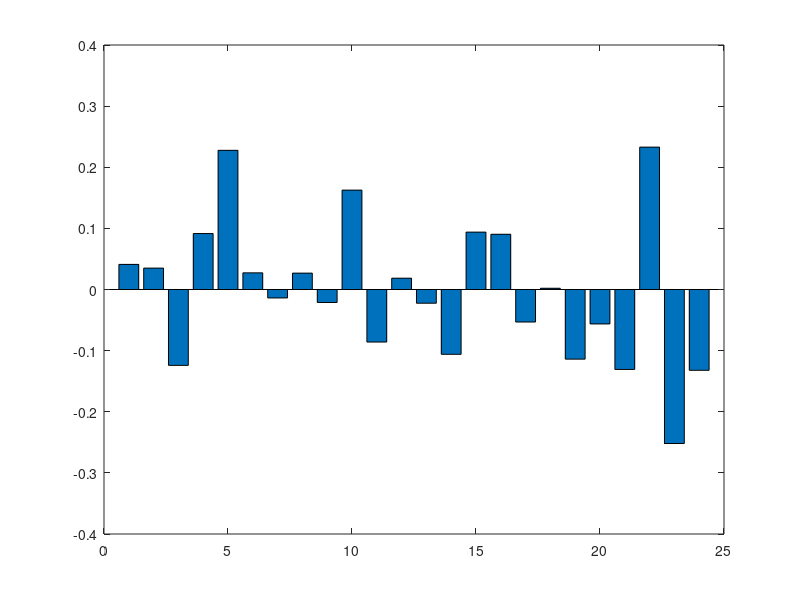

This figure's MATLAB source: (Note: this script raises an error after producing the figure.)
close all;
clear;
rat = 'L5L';
comp = 'norm';
%comp = 'jsig';
windowLen =2000;
chPairArray = [1 2;1 3;1 4;2 3;2 4;3 4];

modeCell = {'cueAlign', 'ActPress'};
dirCell = {'L', 'R'};
%load([rat '-dateW.mat']);
dateW = {
%         '06-22-10'	0.12195122	0.064516129	0.727272727 0           0.058823529	0.071428571	0           0;              % 06-22, 2          1
%m1
'06-23-10'	0.1875      0.025       0.214285714 0.423076923	0           0.047619048	0.454545455	0.4;            % 06-23, 4          2
        '06-24-10'	0.228571429	0.113207547	0.588235294 0.228571429	0.153846154	0.074074074	0.086956522	0.5;            % 06-24, 5          3
%m3
'06-25-10'	0.310077519	0.293103448	0.1         0.487804878	0.266666667	0.321428571	0.421052632	0.545454545;	% 06-25, 6          4
        '06-28-10'	0.345070423	0.254237288	0.5         0.358490566	0.233333333	0.275862069	0.36        0.357142857;	% 06-28, 7          5
        '06-29-10'	0.220930233	0.094594595	0.514285714	0.206349206	0.085714286	0.102564103	0.266666667	0.151515152;	% 06-29, 8          6
        '06-30-10'	0.3125      0.121495327	0.657894737	0.389473684	0.090909091	0.153846154	0.4375      0.340425532;    % 06-30, 9          7
        '07-01-10'	0.540178571	0.674418605	0.475       0.448979592	0.710526316	0.645833333	0.604651163	0.327272727;	% 07-01, 10         8
        '07-02-10'	0.567460317	0.898734177	0.609756098	0.356060606	0.888888889	0.906976744	0.464285714	0.276315789;	% 07-02, 11         9
        '07-06-10'	0.553633218	0.752688172	0.901960784	0.303448276	0.666666667	0.857142857	0.329113924	0.272727273;	% 07-06, 12         10
        '07-07-10'	0.58041958	0.8         0.916666667	0.337837838	0.863636364	0.739130435	0.260869565	0.405063291;	% 07-07, 13         11
        '07-08-10'	0.559183673	0.568421053	0.808510638	0.436893204	0.509433962	0.642857143	0.375       0.510638298;	% 07-08, 14         12
        '07-09-10'	0.721774194	0.862745098	0.765957447	0.555555556	0.882352941	0.843137255	0.470588235	0.645833333;	% 07-09, 15         13
        %10
        '07-12-10'	0.635820896	0.752136752	0.738461538	0.503267974	0.769230769	0.738461538	0.540540541	0.46835443;     % 07-12, 16         14
 %       '07-13-10'	0.783673469	0.847826087	0.857142857	0.692307692	0.869565217	0.826086957	0.642857143	0.75;           % 07-13, 17         15
%m14
'07-14-10'	0.744       0.769230769	0.911111111	0.643564356	0.711864407	0.844444444	0.625       0.666666667;	% 07-14, 18         16
        '07-15-10'	0.7625      0.833333333	0.895833333	0.625       0.9         0.760869565	0.66        0.586956522;	% 07-15, 19         17
%m16
'07-16-10'	0.764227642	0.976470588	0.974358974	0.549180328	0.977272727	0.975609756	0.5         0.6;            % 07-16, 21         18
         '07-19-10'	0.741758242	0.861538462	0.944444444	0.555555556	0.925925926	0.815789474	0.43902439	0.675;          % 07-19, 21         18
        '07-20-10'	0.635714286	0.535714286	0.92        0.610169492	0.666666667	0.4375      0.558823529	0.68;           % 07-20, 21         18
        '07-21-10'	0.729591837	0.916666667	0.837209302	0.50617284	0.942857143	0.891891892	0.431818182	0.594594595;	% 07-21, 21         18
%        '07-22-10'	0.794979079	0.888888889	0.952380952	0.654205607	0.931818182	0.847826087	0.589285714	0.725490196;	% 07-22, 21         18
%cb trialno is 73 in ch7, but 74 in ch13        '07-23-10'	0.800904977	0.902439024	0.906976744	0.666666667	0.974358974	0.837209302	0.66        0.673913043;	% 07-23, 21         18
%m20
'07-26-10'  0.764705882	0.794871795	1           0.670103093	0.833333333	0.75        0.66        0.680851064;
        '07-27-10'  0.855072464	0.86746988	0.970588235	0.8         0.906976744	0.825       0.711111111	0.888888889;
        '07-28-10'  0.801886792	0.759036145	0.860465116	0.813953488	0.760869565	0.756756757	0.818181818	0.80952381;
        '07-29-10'  0.803921569	0.844155844	0.844444444	0.743902439	0.894736842	0.794871795	0.658536585	0.829268293;
%         '07-30-10'  0.87        0.888888889	0.947368421	0.814814815	0.875       0.902439024	0.804878049	0.825;
%         '08-02-10'  0.764367816	0.791666667	0.818181818	0.710144928	0.8         0.783783784	0.710526316	0.709677419;
%m24
'08-03-10'  0.833333333	0.935064935	0.947368421	0.696629213	0.904761905	0.971428571	0.652173913	0.744186047;
        '08-04-10'  0.719387755	0.826666667	0.962962963	0.563829787	0.833333333	0.818181818	0.586956522	0.541666667;
        '08-05-10'  0.663043478	0.726027397	0.882352941	0.506493506	0.794117647	0.666666667	0.529411765	0.488372093;
        %20
        '08-06-10'  0.532258065	0.787878788	0.961538462	0.234042553	0.852941176	0.71875     0.348837209 0.137254902;
        '08-09-10'  0.765182186	0.924731183	0.972972973	0.572649573	0.977777778	0.875       0.636363636	0.516129032;
        '08-10-10'  0.513227513	0.6         0.740740741	0.353658537	0.558139535	0.648648649	0.4         0.30952381;
%m30  
'08-11-10'  0.843478261	0.904761905	1           0.740740741	0.891304348	0.921052632	0.705882353	0.771929825;
        '08-12-10'  0.711267606	0.785714286	0.782608696	0.619047619	0.806451613	0.76        0.678571429	0.571428571;
%        '08-13-10'  0.62962963	0.779661017	0.838709677	0.416666667	0.892857143	0.677419355	0.551724138	0.325581395;
        };
dateN = size(dateW,1);
rateT = dateW(:,2);

for j =2 :dateN
rateTD(j) = rateT{j} - rateT{j-1};
end

removeSet = [1 3 14 16 20 24 30];
rateTD(removeSet) = -1000;
rateTDremoved = rateTD(find(rateTD~=-1000));
figure
bar(rateTDremoved);
save([rat '-rateTDremoved'], 'rateTDremoved');
corr = zeros(dateN,6,2);
for mi = 1: 1
    mode = modeCell{mi};
    for di= 1:2
        dir = dirCell{di};

corrName =[rat mode num2str(windowLen) dir 'bar_days']
load(corrName);
corr(:,:,di) = corrMagN;


   
%    for pi = 1 : 6
%        h = figure;
% hold on;
%    bar(corrMagN(:,pi)/10,'r');
% 
%    %plot(corrMagN0(:,pi),'g');
%    titleName = [rat mode '-' num2str(chPairArray(pi,1)) num2str(chPairArray(pi,2)) '-' dir '-days'];
%    title(titleName);
%    saveas(h, titleName,'jpg');
%    end
   
%    plot(rateTD*1000,'g');
%    plot(trialNo,'b');

%saveas(h, [rat '-' comp dir],'jpg');
    end
end
corrDiff1 = abs(abs(corr(:,:,1))-abs(corr(:,:,2)))./(abs(corr(:,:,1))+abs(corr(:,:,2)));
corrDiff11 = sum(corrDiff1,2);
x1 = [1:dateN]';
    x = [x1 ones(dateN,1)];
    b = regress(corrDiff11,x);
    y1 = x*b;
figure
hold on;
plot(corrDiff11);
plot(y1,'-g');

corrDiff2 = abs(abs(corr(:,:,1))-abs(corr(:,:,2)));
corrDiff21 = sum(corrDiff2,2);
    b = regress(corrDiff21,x);
    y1 = x*b;
figure
hold on;
plot(corrDiff21);
plot(y1,'-g');
 for pi = 1 : 6
h = figure;
b = regress(corrDiff1(:,pi),x);
y1 = x*b;
hold on;
plot(corrDiff1(:,pi));
plot(y1,'-g');
   titleName = [rat mode '-' num2str(chPairArray(pi,1)) num2str(chPairArray(pi,2)) '-diff1'];
   title(titleName);
   saveas(h, titleName,'jpg');
   
   h = figure;
b = regress(corrDiff2(:,pi),x);
y1 = x*b;
hold on;
plot(corrDiff2(:,pi));
plot(y1,'-g');
   titleName = [rat mode '-' num2str(chPairArray(pi,1)) num2str(chPairArray(pi,2)) '-diff2'];
   title(titleName);
   saveas(h, titleName,'jpg');
   end
